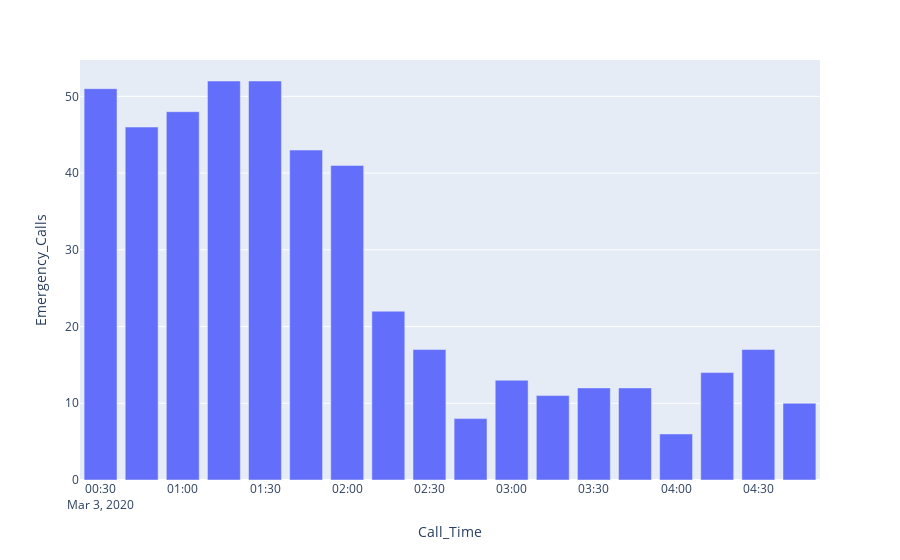

Notebook code for this chart:
### Code cell
fig = px.bar(tornado_grouper_15, x="Call_Time", y="Emergency_Calls")
fig.show()

### Figure 1 — Plotly figure (JSON) as saved in the notebook; plotly's stock layout.template omitted (floating-point values rounded to 4 significant figures)
{"data": [{"alignmentgroup": "True", "hovertemplate": "Call_Time=%{x}<br>Emergency_Calls=%{y}<extra></extra>", "legendgroup": "", "marker": {"color": "#636efa", "pattern": {"shape": ""}}, "name": "", "offsetgroup": "", "orientation": "v", "showlegend": false, "textposition": "auto", "type": "bar", "x": ["2020-03-03T00:30:00", "2020-03-03T00:45:00", "2020-03-03T01:00:00", "2020-03-03T01:15:00", "2020-03-03T01:30:00", "2020-03-03T01:45:00", "2020-03-03T02:00:00", "2020-03-03T02:15:00", "2020-03-03T02:30:00", "2020-03-03T02:45:00", "2020-03-03T03:00:00", "2020-03-03T03:15:00", "2020-03-03T03:30:00", "2020-03-03T03:45:00", "2020-03-03T04:00:00", "2020-03-03T04:15:00", "2020-03-03T04:30:00", "2020-03-03T04:45:00"], "xaxis": "x", "y": [51, 46, 48, 52, 52, 43, 41, 22, 17, 8, 13, 11, 12, 12, 6, 14, 17, 10], "yaxis": "y"}], "layout": {"barmode": "relative", "legend": {"tracegroupgap": 0}, "margin": {"t": 60}, "xaxis": {"anchor": "y", "domain": [0, 1], "title": {"text": "Call_Time"}}, "yaxis": {"anchor": "x", "domain": [0, 1], "title": {"text": "Emergency_Calls"}}}}
